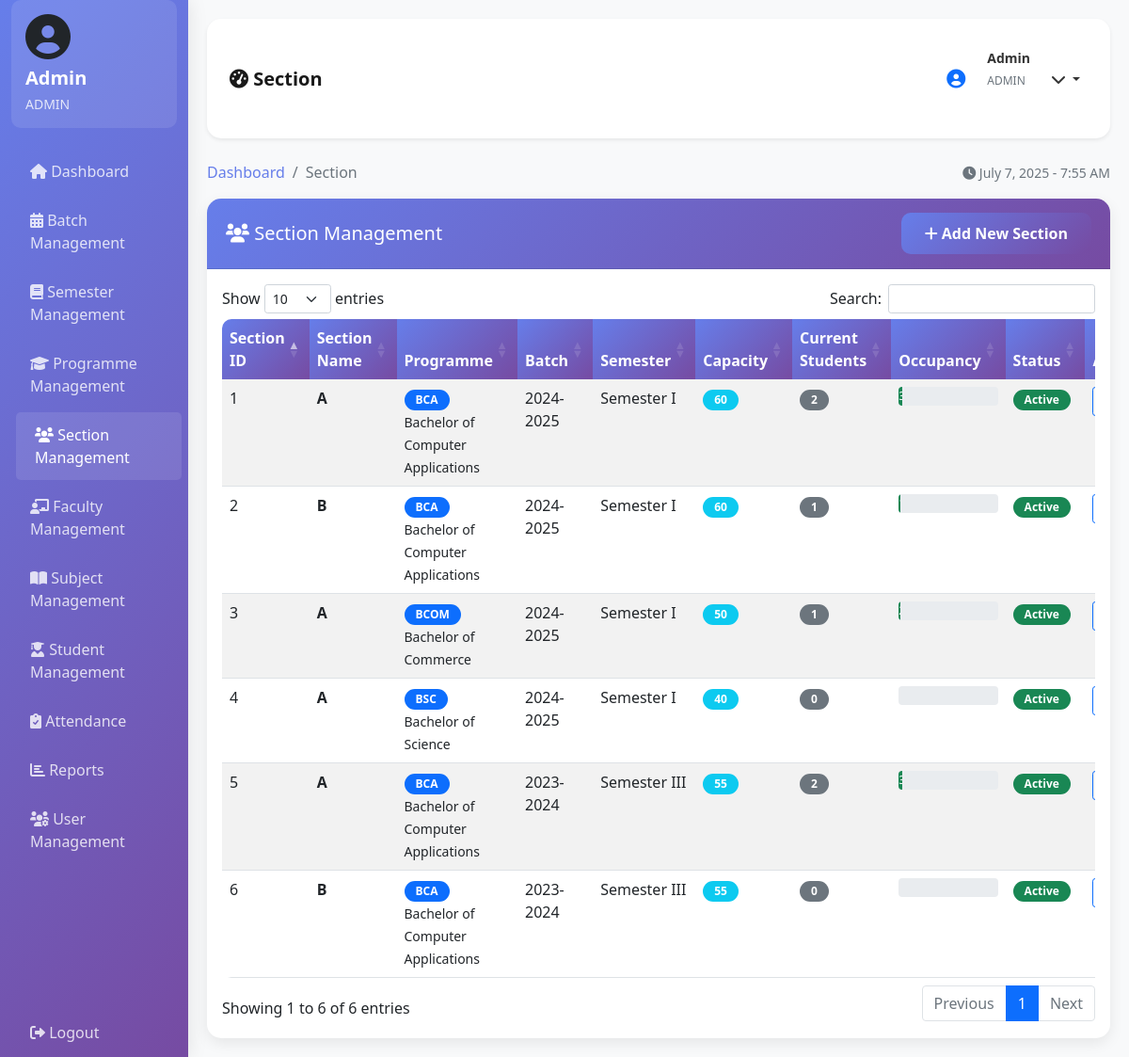
The page /dashboard.php?page=section (signed in) on the database its author committed.
### tables this page shows
CREATE TABLE class_section (
    section_id INT PRIMARY KEY AUTO_INCREMENT,
    section_name VARCHAR(10) NOT NULL,
    programme_id INT,
    batch_id INT,
    semester_id INT,
    capacity INT DEFAULT 60,
    status ENUM('active', 'inactive') DEFAULT 'active',
    created_at TIMESTAMP DEFAULT CURRENT_TIMESTAMP,
    FOREIGN KEY (programme_id) REFERENCES programme(programme_id),
    FOREIGN KEY (batch_id) REFERENCES batch(batch_id),
    FOREIGN KEY (semester_id) REFERENCES semester(semester_id)
);

CREATE TABLE programme (
    programme_id INT PRIMARY KEY AUTO_INCREMENT,
    programme_name VARCHAR(100) NOT NULL,
    programme_code VARCHAR(20) UNIQUE NOT NULL,
    duration_years INT NOT NULL,
    status ENUM('active', 'inactive') DEFAULT 'active',
    created_at TIMESTAMP DEFAULT CURRENT_TIMESTAMP
);

CREATE TABLE batch (
    batch_id INT PRIMARY KEY AUTO_INCREMENT,
    batch_name VARCHAR(100) NOT NULL,
    batch_year YEAR NOT NULL,
    status ENUM('active', 'inactive') DEFAULT 'active',
    created_at TIMESTAMP DEFAULT CURRENT_TIMESTAMP
);

CREATE TABLE semester (
    semester_id INT PRIMARY KEY AUTO_INCREMENT,
    semester_name VARCHAR(50) NOT NULL,
    semester_number INT NOT NULL,
    academic_year VARCHAR(20) NOT NULL,
    status ENUM('active', 'inactive') DEFAULT 'active',
    created_at TIMESTAMP DEFAULT CURRENT_TIMESTAMP
);

### section.php (the view, shortened to what this page needs)
<?php
global $conn;
$stmt = mysqli_prepare($conn, "SELECT cs.*, p.programme_name, p.programme_code, b.batch_name, s.semester_name,
                              (SELECT COUNT(*) FROM students st WHERE st.section_id = cs.section_id) as student_count
                              FROM class_section cs
                              LEFT JOIN programme p ON cs.programme_id = p.programme_id
                              LEFT JOIN batch b ON cs.batch_id = b.batch_id
                              LEFT JOIN semester s ON cs.semester_id = s.semester_id
                              ORDER BY p.programme_name, b.batch_name, s.semester_name, cs.section_name");
mysqli_stmt_execute($stmt);
$sections = mysqli_stmt_get_result($stmt);
?>
<div class="row">
    <div class="col-md-12">
        <div class="card">
            <div class="card-header d-flex justify-content-between align-items-center">
                <h5 class="mb-0"><i class="fas fa-users"></i> Section Management</h5>
                <button type="button" class="btn btn-primary" data-bs-toggle="modal" data-bs-target="#addSectionModal">
                    <i class="fas fa-plus"></i> Add New Section
                </button>
            </div>
            <div class="card-body">
                <div class="table-responsive">
                    <table class="table table-striped data-table">
                        <thead>
                            <tr>
                                <th>Section ID</th>
                                <th>Section Name</th>
                                <th>Programme</th>
                                <th>Batch</th>
                                <th>Semester</th>
                                <th>Capacity</th>
                                <th>Current Students</th>
                                <th>Occupancy</th>
                                <th>Status</th>
                                <th>Actions</th>
                            </tr>
                        </thead>
                        <tbody>
                            <?php while ($section = mysqli_fetch_assoc($sections)): ?>
                            <?php
                                $occupancy_percent = $section['capacity'] > 0 ? round(($section['student_count'] / $section['capacity']) * 100, 1) : 0;
                                $occupancy_class = $occupancy_percent >= 90 ? 'bg-danger' : ($occupancy_percent >= 75 ? 'bg-warning' : 'bg-success');
                            ?>
                            <tr>
                                <td><?php echo $section['section_id']; ?></td>
                                <td>
                                    <strong><?php echo htmlspecialchars($section['section_name']); ?></strong>
                                </td>
                                <td>
                                    <span class="badge bg-primary"><?php echo htmlspecialchars($section['programme_code']); ?></span>
                                    <br>
                                    <small><?php echo htmlspecialchars($section['programme_name']); ?></small>
                                </td>
                                <td><?php echo htmlspecialchars($section['batch_name']); ?></td>
                                <td><?php echo htmlspecialchars($section['semester_name']); ?></td>
                                <td>
                                    <span class="badge bg-info"><?php echo $section['capacity']; ?></span>
                                </td>
                                <td>
                                    <span class="badge bg-secondary"><?php echo $section['student_count']; ?></span>
                                </td>
                                <td>
                                    <div class="progress" style="height: 20px;">
                                        <div class="progress-bar <?php echo $occupancy_class; ?>"
                                             style="width: <?php echo $occupancy_percent; ?>%">
                                        </div>
                                    </div>
                                </td>
                                <td>
                                    <span class="badge <?php echo $section['status'] == 'active' ? 'bg-success' : 'bg-secondary'; ?>">
                                        <?php echo ucfirst($section['status']); ?>
                                    </span>
                                </td>
                                <td>
                                    <button type="button" class="btn btn-sm btn-outline-primary"
                                            onclick="editSection(<?php echo htmlspecialchars(json_encode($section)); ?>)">
                                    </button>
                                </td>
                            </tr>
                            <?php endwhile; ?>
                        </tbody>
                    </table>
                </div>
            </div>
        </div>
    </div>
</div>

### dashboard.php (style rules this page uses)
body { background-color: #f8f9fa; font-family: 'Segoe UI', Tahoma, Geneva, Verdana, sans-serif; }
.card { border: none; border-radius: 15px; box-shadow: 0 5px 15px rgba(0, 0, 0, 0.08); transition: transform 0.3s ease; }
.card-header { background: linear-gradient(135deg, #667eea 0%, #764ba2 100%); color: white; border-radius: 15px 15px 0 0 !important; padding: 15px 20px; }
.btn-primary { background: linear-gradient(135deg, #667eea 0%, #764ba2 100%); border: none; border-radius: 10px; padding: 10px 25px; font-weight: 600; transition: all 0.3s ease; }
.table { border-radius: 10px; overflow: hidden; background: white; }
.table thead th { background: linear-gradient(135deg, #667eea 0%, #764ba2 100%); color: white; border: none; font-weight: 600; }
.badge { border-radius: 20px; padding: 5px 12px; }

### rows shown on the page
class_section: section_id "3", section_name "A", programme.programme_code "BCOM", programme.programme_name "Bachelor of Commerce", batch.batch_name "2024-2025", semester.semester_name "Semester I", capacity "50", student_count "1", $occupancy_percent 2 (drawn), status "Active"
class_section: section_id "5", section_name "A", programme.programme_code "BCA", programme.programme_name "Bachelor of Computer Applications", batch.batch_name "2023-2024", semester.semester_name "Semester III", capacity "55", student_count "2", $occupancy_percent 3.6 (drawn), status "Active"
class_section: section_id "6", section_name "B", programme.programme_code "BCA", programme.programme_name "Bachelor of Computer Applications", batch.batch_name "2023-2024", semester.semester_name "Semester III", capacity "55", student_count "0", status "Active"
class_section: section_id "1", section_name "A", programme.programme_code "BCA", programme.programme_name "Bachelor of Computer Applications", batch.batch_name "2024-2025", semester.semester_name "Semester I", capacity "60", student_count "2", $occupancy_percent 3.3 (drawn), status "Active"
class_section: section_id "2", section_name "B", programme.programme_code "BCA", programme.programme_name "Bachelor of Computer Applications", batch.batch_name "2024-2025", semester.semester_name "Semester I", capacity "60", student_count "1", status "Active"
class_section: section_id "4", section_name "A", programme.programme_code "BSC", programme.programme_name "Bachelor of Science", batch.batch_name "2024-2025", semester.semester_name "Semester I", capacity "40", student_count "0", status "Active"

### other values the page prints
$username "Admin"
$user_type "ADMIN"
str_replace('_', ' ', $current_page) "Section"
